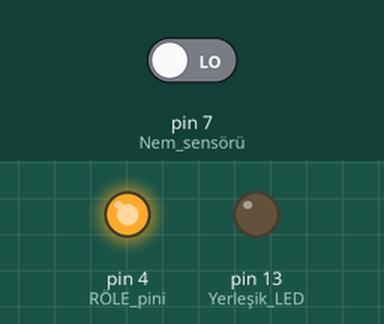
Recording of a sketch running on a simulated Arduino Uno, built with avr-gcc and run on an emulated ATmega328P. Shown: output pins drawn as LEDs (lit = HIGH). Inputs (shaded band) come from the test bench; at power-on: pin 7 (Nem_sensörü) LOW.

Above: at 1.2 s.
1.3 s: pin 7 (Nem_sensörü) driven HIGH
At 1.8 s:
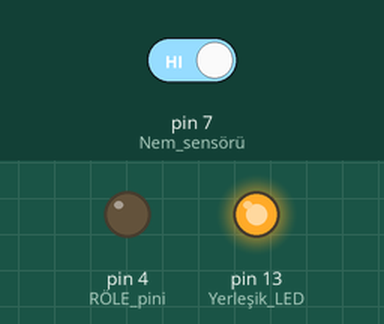
2.8 s: pin 7 (Nem_sensörü) driven LOW
At 4.2 s:
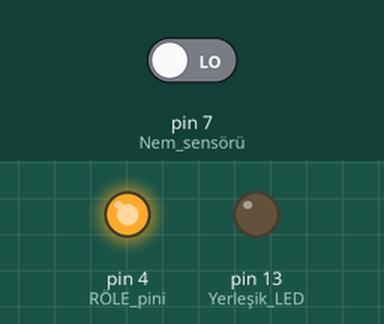
Timing chart, 0 to 5.8 s (numbered marks = the images above; inputs shaded):
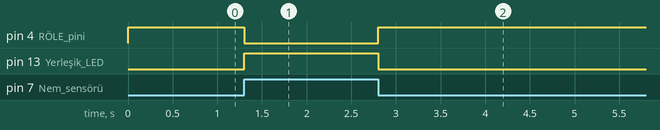

The sketch:

ders1.ino
```cpp
int Tarla1Nem;

void setup() {
  pinMode(4, OUTPUT);  // RÖLE pini
  pinMode(7, INPUT);   // Nem sensörü
  pinMode(13, OUTPUT); // Yerleşik LED
}

void loop() {
  Tarla1Nem = digitalRead(7);

  //Eğer Toprak Kuruysa motoru çalıştır
  if (Tarla1Nem == true)    // Eğer Tarla1 kuru ise
  {
    digitalWrite(4, LOW);     // Röleyi aç
    digitalWrite(13, HIGH);   // Ledi aç
  }

  if (Tarla1Nem == false)  // Eğer Tarla1 nemli ise
  {
    digitalWrite(4, HIGH);    //röleyi kapat
    digitalWrite(13, LOW);    //ledi kapat
  }
}
```

Measured:
- after the input at 1.3 s, pin 4 (RÖLE_pini): HIGH → LOW at once; pin 13 (Yerleşik_LED): LOW → HIGH at once
- after the input at 2.8 s, pin 4 (RÖLE_pini): LOW → HIGH at once; pin 13 (Yerleşik_LED): HIGH → LOW at once
